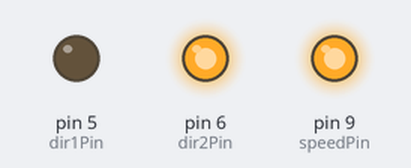
Bench run of a sketch on a simulated Arduino Uno, built with avr-gcc and run on an emulated ATmega328P. Parts: output pins drawn as LEDs (lit = HIGH).

Above: at 0.1 s.
Timing chart, 0 to 1.6 s (numbered marks = the images above):
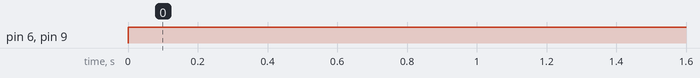

Measured:
- by itself, pin 6 (dir2Pin), pin 9 (speedPin): LOW → HIGH at 0.00 s

The sketch:

sketch_mar20b.ino
```cpp
int speedPin = 9;
int dir1Pin = 5;
int dir2Pin = 6;
int speedVal=255;

void setup() {
  // put your setup code here, to run once:
pinMode(speedPin,OUTPUT);
pinMode(dir1Pin,OUTPUT);
pinMode(dir2Pin,OUTPUT);

}

void loop() {
  // put your main code here, to run repeatedly:
digitalWrite(dir1Pin,LOW);
digitalWrite(dir2Pin,HIGH);
analogWrite(speedPin,speedVal);
}
```
